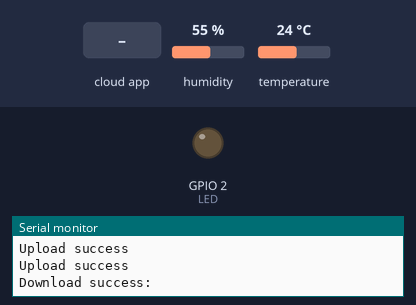
Recording of a sketch running on a simulated ESP32. Shown: output pins drawn as LEDs (lit = HIGH), the last lines printed to the serial monitor. Inputs (shaded band) come from the test bench; at power-on: humidity 55 %, temperature 24 °C. WiFi joins after 1.5 s; servers stay silent unless stated; the Firebase database answers and starts empty.

Above: at 2.7 s.
2.8 s: the phone or cloud app sets BULB_01 to ON
At 5.9 s:
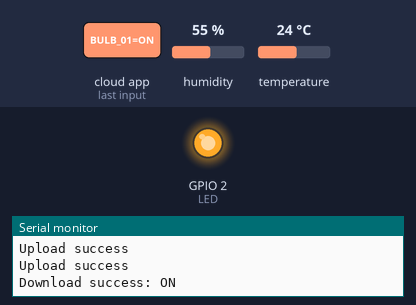
Timing chart, 0 to 7.4 s (numbered marks = the images above; inputs shaded):
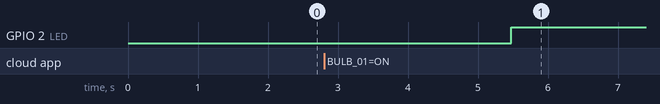

Measured:
- after the input at 2.8 s, GPIO 2 (LED): LOW → HIGH after 2.7 s

The sketch:

Firebase_ESP32_DHT11_1Led.ino
```cpp
//This example shows how to read, store and update database using get, set, push and update functions.

#include <WiFi.h>
#include <FirebaseESP32.h>
#include <SimpleDHT.h>

#define WIFI_SSID "NoGiveUp"
#define WIFI_PASSWORD "19122000"

#define FIREBASE_HOST "https://tt-iot-da7d0-default-rtdb.firebaseio.com/"

/** The database secret is obsoleted, please use other authentication methods,
 * see examples in the Authentications folder.
*/
#define FIREBASE_AUTH "51DfTBzUyx0OX9uUqe4L4Aeg5j6rEjOZ7nd5Q3PN"

//Define FirebaseESP32 data object
FirebaseData fbdo1;
FirebaseData fbdo2;
FirebaseData fbdo;
int i;
#define LED 2

int pinDHT11 = 4;
SimpleDHT11 dht11;

byte temperature = 0;
byte humidity = 0;

void setup()
{
  pinMode(LED, OUTPUT);
  Serial.begin(9600);

  WiFi.begin(WIFI_SSID, WIFI_PASSWORD);
  Serial.print("Connecting to Wi-Fi");
  while (WiFi.status() != WL_CONNECTED)
  {
    Serial.print(".");
    delay(300);
  }
  Serial.println();
  Serial.print("Connected with IP: ");
  Serial.println(WiFi.localIP());
  Serial.println();

  Firebase.begin(FIREBASE_HOST, FIREBASE_AUTH);
  Firebase.reconnectWiFi(true);

  //Set database read timeout to 1 minute (max 15 minutes)
  Firebase.setReadTimeout(fbdo, 1000 * 60);
  //tiny, small, medium, large and unlimited.
  //Size and its write timeout e.g. tiny (1s), small (10s), medium (30s) and large (60s).
  Firebase.setwriteSizeLimit(fbdo, "tiny");
}
void loop()
{
  readDHT11();
  if(Firebase.setDouble(fbdo1, "/TT_IoT/nhietdo",temperature))
    Serial.println("Upload success");
  else
    Serial.println("Upload fail");

     if(Firebase.setDouble(fbdo2, "/TT_IoT/doam",humidity))
    Serial.println("Upload success");
  else
    Serial.println("Upload fail");

  if(Firebase.getString(fbdo, "/TT_IoT/BULB_01"))
  {
    Serial.println("Download success: " + String(fbdo.stringData()));
    if(fbdo.stringData() == "ON")
      digitalWrite(LED, HIGH);
    else
      digitalWrite(LED, LOW);
  }else {
    Serial.println("Download fail: " + String(fbdo.stringData()));
  }
  delay(3000);
}


void readDHT11()
{
  // start working...
  Serial.println("=================================");
  Serial.println("Sample DHT11...");

  // read without samples.
  if (dht11.read(pinDHT11, &temperature, &humidity, NULL)) {
    Serial.print("Read DHT11 failed.");
  }
  else
  {
    Serial.print((int)temperature); Serial.print(" *C, ");
    Serial.print((int)humidity); Serial.println(" %");
  }
}
```
